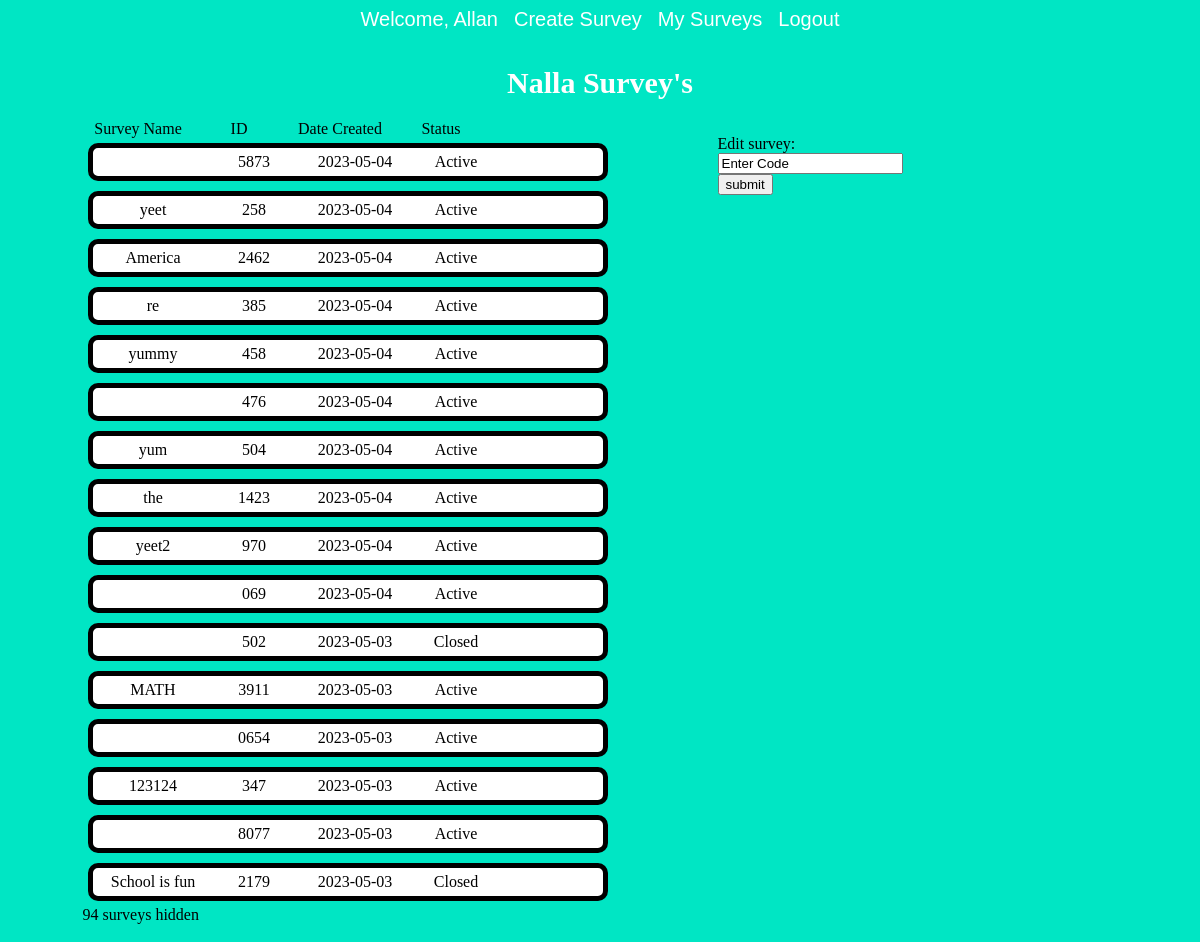
The page /cpsc332/mySurveys.php (signed in) on the database its author committed.
### tables this page shows
CREATE TABLE `users` (
  `id` bigint(20) NOT NULL,
  `user_name` varchar(100) NOT NULL,
  `password` varchar(100) NOT NULL,
  `FName` varchar(20) NOT NULL,
  `LName` varchar(20) NOT NULL,
  `email` varchar(100) NOT NULL,
  `PhoneNumber` varchar(11) DEFAULT NULL,
  `date` timestamp NOT NULL DEFAULT current_timestamp() ON UPDATE current_timestamp()
);

CREATE TABLE `survey` (
  `SurveyID` varchar(100) NOT NULL,
  `questionID` int(11) DEFAULT NULL,
  `id` bigint(20) DEFAULT NULL,
  `surveyName` varchar(20) DEFAULT NULL,
  `TimeStamp` date DEFAULT current_timestamp(),
  `status` varchar(6) DEFAULT NULL
);

### cpsc332/functions.php (called while the page is built, shortened)
<?php
function check_login($con)
{
   if(isset ($_SESSION['id']))
   {
    $id = $_SESSION['id'];
    $query = "Select * from users where id = '$id' limit 1";
    $result = mysqli_query($con,$query);
    if($result and mysqli_num_rows($result) > 0)
    {
        $user_data = mysqli_fetch_assoc($result);
        return $user_data;
    }
   }
   else{
    return false;
   }
   die;
}
?>

### cpsc332/mySurveys.php (the view, shortened to what this page needs)
<!DOCTYPE html>
<html>
<link rel="stylesheet" href="allpages.css">
<link rel="stylesheet" href="survey_page.css">
<?php
include("connect.php");
include("functions.php");
$user_data = check_login($con);
$counter =0;
echo "<div class='header'>";
echo "<ul>";
if(!empty($user_data["FName"])){
echo "<li>Welcome,   ".$user_data["FName"]."</li>";
echo "<li><a href='Index.php'> Create Survey</a></li>";
echo "<li><a href='mySurveys.php'> My Surveys</a></li>";
echo "<li><a href='logout.php'>Logout</a></li>";
}else{
echo "<li><a href='Index.php'> Create Survey</a></li>";
echo "<li><a href='login.php'> Login</a></li>";
}
echo "</ul>";
echo "</div>";
echo "<div class='mySurveysName'>";
echo $user_data['user_name']." Survey's";
echo "</div>";
echo "<div class='mySurveys'>";
echo "<div class='Surveys'>";
$query = "select surveyID, surveyName, TimeStamp, status from survey where id = {$user_data['id']} order by TimeStamp DESC";
$result = mysqli_query($con, $query);
echo "<span class='temp' id = 'sName'>Survey Name</span>";
echo "<span class='temp' id = 'sID'>ID</span>";
echo "<span class='temp' id = 'sTime'>Date Created</span>";
echo "<span class='temp' id = 'sStatus'>Status</span>";
echo "<br>";
while($surveys = mysqli_fetch_assoc($result)){
    if($counter <= 15){
    echo "<div class='SurveysText'>";
echo "<span class='temp' id = 'sName'>".$surveys['surveyName']."</span>";
echo "<span class='temp' id = 'sID'>".$surveys['surveyID']."</span>";
echo "<span class='temp' id = 'sTime'>".$surveys['TimeStamp']."</span>";
echo "<span class='temp' id = 'sStatus'>".$surveys['status']."</span>";
echo "</div>";
    }
$counter++;
}
if($counter > 15){
echo ($counter-15)." surveys hidden";
}
echo "</div>";
echo "<div  class='editInfo'>";
ECHO " Edit survey: ";
echo "<form method='post'  action=''>";
echo "<input type='text' id='edit' name='editTextBox' value ='Enter Code'><br>";
echo "<button> submit </button>";
echo " </form>";
echo "</div>";
echo "</div>";
?>

### cpsc332/allpages.css (style rules this page uses)
.header { display: flex; justify-content: space-evenly; }
ul { display: flex; list-style: none; margin: 0; padding: 0; gap: 16px; }
li a, li { color: white; text-decoration: none; font-family: sans-serif; font-size: 1.25rem; }

### cpsc332/survey_page.css (style rules this page uses)
.mySurveysName { font-size: 30px; text-align: center; font-weight: bold; color: white; margin: 10px; padding-top: 25px; }
.mySurveys { display: flex; flex-direction: row; justify-content: center; column-gap: 150px; padding-right: 200px; }
.editInfo { padding: 25px; }
.Surveys { width:450px; padding: 10px; }
.SurveysText { padding: 5px; border: 5px solid; background-color: white; border-radius: 10px; margin: 5px; display: inline-block; width: 500px; }
.temp { display: inline-block; }
#sName, #sID, #sTime,#sStatus { padding-left: 10px; text-align: center; width: 91px; }

### rows shown on the page
users: FName "Allan", user_name "Nalla"
survey: SurveyID "5873", TimeStamp "2023-05-04", status "Active"
survey: surveyName "yeet", SurveyID "258", TimeStamp "2023-05-04", status "Active"
survey: surveyName "America", SurveyID "2462", TimeStamp "2023-05-04", status "Active"
survey: surveyName "re", SurveyID "385", TimeStamp "2023-05-04", status "Active"
survey: surveyName "yummy", SurveyID "458", TimeStamp "2023-05-04", status "Active"
survey: SurveyID "476", TimeStamp "2023-05-04", status "Active"
survey: surveyName "yum", SurveyID "504", TimeStamp "2023-05-04", status "Active"
survey: surveyName "the", SurveyID "1423", TimeStamp "2023-05-04", status "Active"
survey: surveyName "yeet2", SurveyID "970", TimeStamp "2023-05-04", status "Active"
survey: SurveyID "069", TimeStamp "2023-05-04", status "Active"
survey: SurveyID "502", TimeStamp "2023-05-03", status "Closed"
survey: surveyName "MATH", SurveyID "3911", TimeStamp "2023-05-03", status "Active"
survey: SurveyID "0654", TimeStamp "2023-05-03", status "Active"
survey: surveyName "123124", SurveyID "347", TimeStamp "2023-05-03", status "Active"
survey: SurveyID "8077", TimeStamp "2023-05-03", status "Active"
survey: surveyName "School is fun", SurveyID "2179", TimeStamp "2023-05-03", status "Closed"

### other values the page prints
$counter-15 "94"
